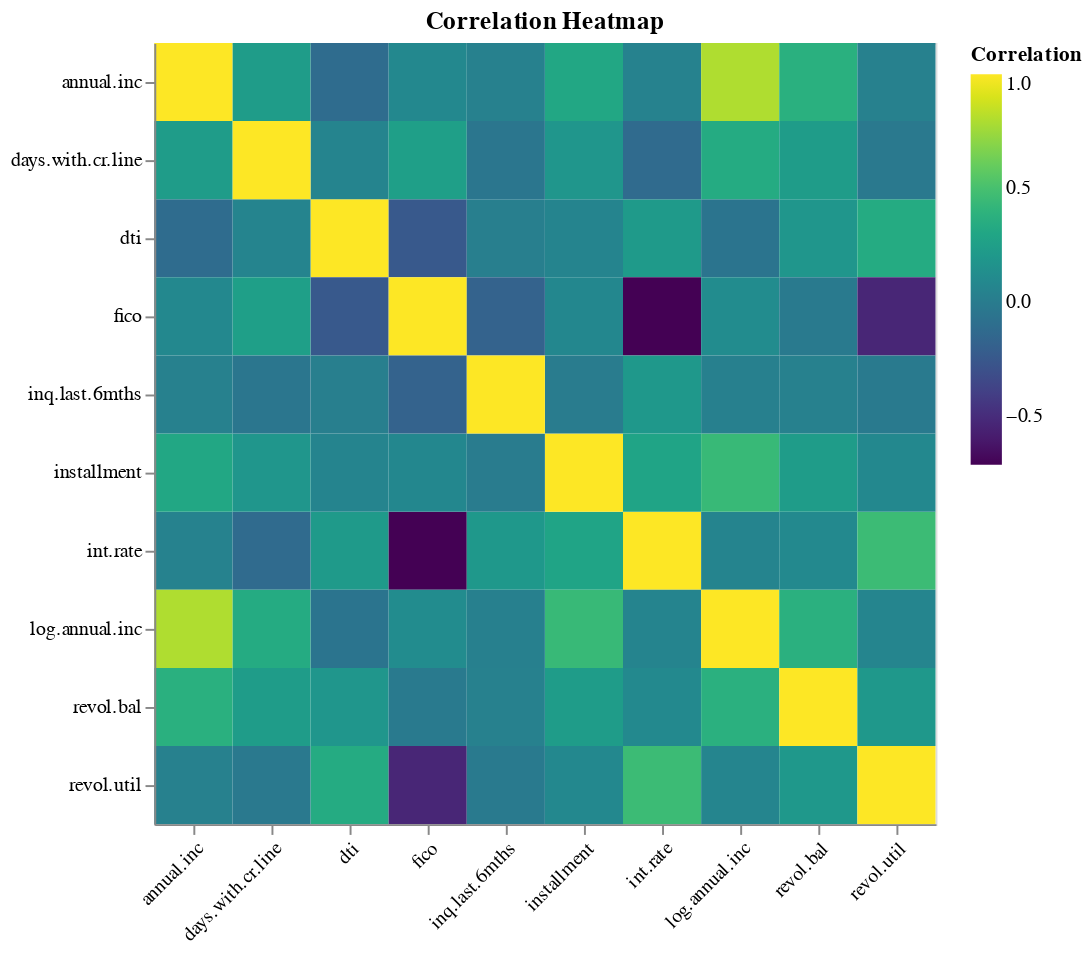

The code cell stored with this chart in its notebook:
### Markdown cell above
#### 4.4 Correlation Analysis
The EDA for most of the numerical columns produce no strong general trends. 
We see a higher correlation level between fico and revo.util, and that of fico and interest rate

### Code cell
# Select only numeric columns
numeric_cols = train_df[['int.rate', 'installment', 'log.annual.inc', 'dti', 
                         'fico', 'days.with.cr.line', 'revol.bal', 'revol.util', 
                         'inq.last.6mths', 'annual.inc']]
# Calculate the correlation matrix
correlation_matrix = numeric_cols.corr().reset_index().melt('index')
correlation_matrix.columns = ['Variable 1', 'Variable 2', 'Correlation']

# Create a heatmap using Altair
correlation_chart = alt.Chart(correlation_matrix).mark_rect().encode(
    x=alt.X('Variable 1:N', title='', axis=alt.Axis(labelAngle=-45)),
    y=alt.Y('Variable 2:N', title=''),
    color=alt.Color('Correlation:Q', scale=alt.Scale(scheme='viridis')),
    tooltip=['Variable 1', 'Variable 2', 'Correlation']
).properties(
    width=400,
    height=400,
    title="Correlation Heatmap"
)

correlation_chart

### Figure 1 — Vega-Lite specification as saved in the notebook (floating-point values rounded to 4 significant figures)
{"config": {"view": {"continuousWidth": 300, "continuousHeight": 300}}, "data": {"name": "data-3d7af8341f1d0c6f6a25eeecd7233f4f"}, "mark": {"type": "rect"}, "encoding": {"color": {"field": "Correlation", "scale": {"scheme": "viridis"}, "type": "quantitative"}, "tooltip": [{"field": "Variable 1", "type": "nominal"}, {"field": "Variable 2", "type": "nominal"}, {"field": "Correlation", "type": "quantitative"}], "x": {"axis": {"labelAngle": -45}, "field": "Variable 1", "title": "", "type": "nominal"}, "y": {"field": "Variable 2", "title": "", "type": "nominal"}}, "height": 400, "title": "Correlation Heatmap", "width": 400, "$schema": "https://vega.github.io/schema/vega-lite/v5.8.0.json", "datasets": {"data-3d7af8341f1d0c6f6a25eeecd7233f4f": [{"Variable 1": "int.rate", "Variable 2": "int.rate", "Correlation": 1.0}, {"Variable 1": "installment", "Variable 2": "int.rate", "Correlation": 0.2827}, {"Variable 1": "log.annual.inc", "Variable 2": "int.rate", "Correlation": 0.05621}, {"Variable 1": "dti", "Variable 2": "int.rate", "Correlation": 0.2167}, {"Variable 1": "fico", "Variable 2": "int.rate", "Correlation": -0.713}, {"Variable 1": "days.with.cr.line", "Variable 2": "int.rate", "Correlation": -0.1218}, {"Variable 1": "revol.bal", "Variable 2": "int.rate", "Correlation": 0.09172}, {"Variable 1": "revol.util", "Variable 2": "int.rate", "Correlation": 0.4588}, {"Variable 1": "inq.last.6mths", "Variable 2": "int.rate", "Correlation": 0.203}, {"Variable 1": "annual.inc", "Variable 2": "int.rate", "Correlation": 0.0398}, {"Variable 1": "int.rate", "Variable 2": "installment", "Correlation": 0.2827}, {"Variable 1": "installment", "Variable 2": "installment", "Correlation": 1.0}, {"Variable 1": "log.annual.inc", "Variable 2": "installment", "Correlation": 0.4398}, {"Variable 1": "dti", "Variable 2": "installment", "Correlation": 0.05271}, {"Variable 1": "fico", "Variable 2": "installment", "Correlation": 0.08008}, {"Variable 1": "days.with.cr.line", "Variable 2": "installment", "Correlation": 0.1819}, {"Variable 1": "revol.bal", "Variable 2": "installment", "Correlation": 0.2298}, {"Variable 1": "revol.util", "Variable 2": "installment", "Correlation": 0.08295}, {"Variable 1": "inq.last.6mths", "Variable 2": "installment", "Correlation": -0.004}, {"Variable 1": "annual.inc", "Variable 2": "installment", "Correlation": 0.311}, {"Variable 1": "int.rate", "Variable 2": "log.annual.inc", "Correlation": 0.05621}, {"Variable 1": "installment", "Variable 2": "log.annual.inc", "Correlation": 0.4398}, {"Variable 1": "log.annual.inc", "Variable 2": "log.annual.inc", "Correlation": 1.0}, {"Variable 1": "dti", "Variable 2": "log.annual.inc", "Correlation": -0.05535}, {"Variable 1": "fico", "Variable 2": "log.annual.inc", "Correlation": 0.1096}, {"Variable 1": "days.with.cr.line", "Variable 2": "log.annual.inc", "Correlation": 0.3391}, {"Variable 1": "revol.bal", "Variable 2": "log.annual.inc", "Correlation": 0.3747}, {"Variable 1": "revol.util", "Variable 2": "log.annual.inc", "Correlation": 0.05973}, {"Variable 1": "inq.last.6mths", "Variable 2": "log.annual.inc", "Correlation": 0.02252}, {"Variable 1": "annual.inc", "Variable 2": "log.annual.inc", "Correlation": 0.7956}, {"Variable 1": "int.rate", "Variable 2": "dti", "Correlation": 0.2167}, {"Variable 1": "installment", "Variable 2": "dti", "Correlation": 0.05271}, {"Variable 1": "log.annual.inc", "Variable 2": "dti", "Correlation": -0.05535}, {"Variable 1": "dti", "Variable 2": "dti", "Correlation": 1.0}, {"Variable 1": "fico", "Variable 2": "dti", "Correlation": -0.2374}, {"Variable 1": "days.with.cr.line", "Variable 2": "dti", "Correlation": 0.05445}, {"Variable 1": "revol.bal", "Variable 2": "dti", "Correlation": 0.1816}, {"Variable 1": "revol.util", "Variable 2": "dti", "Correlation": 0.3358}, {"Variable 1": "inq.last.6mths", "Variable 2": "dti", "Correlation": 0.01945}, {"Variable 1": "annual.inc", "Variable 2": "dti", "Correlation": -0.1099}, {"Variable 1": "int.rate", "Variable 2": "fico", "Correlation": -0.713}, {"Variable 1": "installment", "Variable 2": "fico", "Correlation": 0.08008}, {"Variable 1": "log.annual.inc", "Variable 2": "fico", "Correlation": 0.1096}, {"Variable 1": "dti", "Variable 2": "fico", "Correlation": -0.2374}, {"Variable 1": "fico", "Variable 2": "fico", "Correlation": 1.0}, {"Variable 1": "days.with.cr.line", "Variable 2": "fico", "Correlation": 0.2539}, {"Variable 1": "revol.bal", "Variable 2": "fico", "Correlation": -0.01394}, {"Variable 1": "revol.util", "Variable 2": "fico", "Correlation": -0.5379}, {"Variable 1": "inq.last.6mths", "Variable 2": "fico", "Correlation": -0.1805}, {"Variable 1": "annual.inc", "Variable 2": "fico", "Correlation": 0.08844}, {"Variable 1": "int.rate", "Variable 2": "days.with.cr.line", "Correlation": -0.1218}, {"Variable 1": "installment", "Variable 2": "days.with.cr.line", "Correlation": 0.1819}, {"Variable 1": "log.annual.inc", "Variable 2": "days.with.cr.line", "Correlation": 0.3391}, {"Variable 1": "dti", "Variable 2": "days.with.cr.line", "Correlation": 0.05445}, {"Variable 1": "fico", "Variable 2": "days.with.cr.line", "Correlation": 0.2539}, {"Variable 1": "days.with.cr.line", "Variable 2": "days.with.cr.line", "Correlation": 1.0}, {"Variable 1": "revol.bal", "Variable 2": "days.with.cr.line", "Correlation": 0.2319}, {"Variable 1": "revol.util", "Variable 2": "days.with.cr.line", "Correlation": -0.02163}, {"Variable 1": "inq.last.6mths", "Variable 2": "days.with.cr.line", "Correlation": -0.04482}, {"Variable 1": "annual.inc", "Variable 2": "days.with.cr.line", "Correlation": 0.232}, {"Variable 1": "int.rate", "Variable 2": "revol.bal", "Correlation": 0.09172}, {"Variable 1": "installment", "Variable 2": "revol.bal", "Correlation": 0.2298}, {"Variable 1": "log.annual.inc", "Variable 2": "revol.bal", "Correlation": 0.3747}, {"Variable 1": "dti", "Variable 2": "revol.bal", "Correlation": 0.1816}, {"Variable 1": "fico", "Variable 2": "revol.bal", "Correlation": -0.01394}, {"Variable 1": "days.with.cr.line", "Variable 2": "revol.bal", "Correlation": 0.2319}, {"Variable 1": "revol.bal", "Variable 2": "revol.bal", "Correlation": 1.0}, {"Variable 1": "revol.util", "Variable 2": "revol.bal", "Correlation": 0.1971}, {"Variable 1": "inq.last.6mths", "Variable 2": "revol.bal", "Correlation": 0.0278}, {"Variable 1": "annual.inc", "Variable 2": "revol.bal", "Correlation": 0.371}, {"Variable 1": "int.rate", "Variable 2": "revol.util", "Correlation": 0.4588}, {"Variable 1": "installment", "Variable 2": "revol.util", "Correlation": 0.08295}, {"Variable 1": "log.annual.inc", "Variable 2": "revol.util", "Correlation": 0.05973}, {"Variable 1": "dti", "Variable 2": "revol.util", "Correlation": 0.3358}, {"Variable 1": "fico", "Variable 2": "revol.util", "Correlation": -0.5379}, {"Variable 1": "days.with.cr.line", "Variable 2": "revol.util", "Correlation": -0.02163}, {"Variable 1": "revol.bal", "Variable 2": "revol.util", "Correlation": 0.1971}, {"Variable 1": "revol.util", "Variable 2": "revol.util", "Correlation": 1.0}, {"Variable 1": "inq.last.6mths", "Variable 2": "revol.util", "Correlation": -0.01649}, {"Variable 1": "annual.inc", "Variable 2": "revol.util", "Correlation": 0.02685}, {"Variable 1": "int.rate", "Variable 2": "inq.last.6mths", "Correlation": 0.203}, {"Variable 1": "installment", "Variable 2": "inq.last.6mths", "Correlation": -0.004}, {"Variable 1": "log.annual.inc", "Variable 2": "inq.last.6mths", "Correlation": 0.02252}, {"Variable 1": "dti", "Variable 2": "inq.last.6mths", "Correlation": 0.01945}, {"Variable 1": "fico", "Variable 2": "inq.last.6mths", "Correlation": -0.1805}, {"Variable 1": "days.with.cr.line", "Variable 2": "inq.last.6mths", "Correlation": -0.04482}, {"Variable 1": "revol.bal", "Variable 2": "inq.last.6mths", "Correlation": 0.0278}, {"Variable 1": "revol.util", "Variable 2": "inq.last.6mths", "Correlation": -0.01649}, {"Variable 1": "inq.last.6mths", "Variable 2": "inq.last.6mths", "Correlation": 1.0}, {"Variable 1": "annual.inc", "Variable 2": "inq.last.6mths", "Correlation": 0.02764}, {"Variable 1": "int.rate", "Variable 2": "annual.inc", "Correlation": 0.0398}, {"Variable 1": "installment", "Variable 2": "annual.inc", "Correlation": 0.311}, {"Variable 1": "log.annual.inc", "Variable 2": "annual.inc", "Correlation": 0.7956}, {"Variable 1": "dti", "Variable 2": "annual.inc", "Correlation": -0.1099}, {"Variable 1": "fico", "Variable 2": "annual.inc", "Correlation": 0.08844}, {"Variable 1": "days.with.cr.line", "Variable 2": "annual.inc", "Correlation": 0.232}, {"Variable 1": "revol.bal", "Variable 2": "annual.inc", "Correlation": 0.371}, {"Variable 1": "revol.util", "Variable 2": "annual.inc", "Correlation": 0.02685}, {"Variable 1": "inq.last.6mths", "Variable 2": "annual.inc", "Correlation": 0.02764}, {"Variable 1": "annual.inc", "Variable 2": "annual.inc", "Correlation": 1.0}]}}
